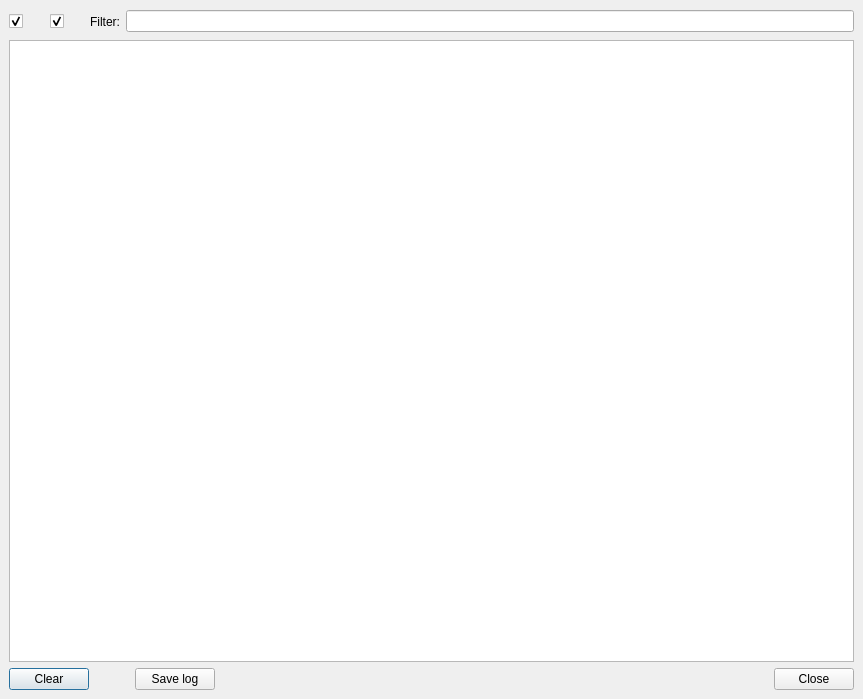
<ui version="4.0" >
 <class>logform</class>
 <widget class="QDialog" name="logform" >
  <property name="geometry" >
   <rect>
    <x>0</x>
    <y>0</y>
    <width>863</width>
    <height>699</height>
   </rect>
  </property>
  <property name="windowTitle" >
   <string>View Activities</string>
  </property>
  <layout class="QGridLayout" >
   <property name="margin" >
    <number>9</number>
   </property>
   <property name="spacing" >
    <number>6</number>
   </property>
   <item row="3" column="0" >
    <layout class="QHBoxLayout" >
     <property name="margin" >
      <number>0</number>
     </property>
     <property name="spacing" >
      <number>6</number>
     </property>
     <item>
      <widget class="QPushButton" name="clearButton" >
       <property name="sizePolicy" >
        <sizepolicy>
         <hsizetype>5</hsizetype>
         <vsizetype>0</vsizetype>
         <horstretch>0</horstretch>
         <verstretch>0</verstretch>
        </sizepolicy>
       </property>
       <property name="text" >
        <string>Clear</string>
       </property>
       <property name="icon" >
        <iconset resource="client.qrc" >:/icons/clear.png</iconset>
       </property>
      </widget>
     </item>
     <item>
      <spacer>
       <property name="orientation" >
        <enum>Qt::Horizontal</enum>
       </property>
       <property name="sizeType" >
        <enum>QSizePolicy::Minimum</enum>
       </property>
       <property name="sizeHint" >
        <size>
         <width>40</width>
         <height>20</height>
        </size>
       </property>
      </spacer>
     </item>
     <item>
      <widget class="QPushButton" name="SaveLogButton" >
       <property name="text" >
        <string>Save log</string>
       </property>
       <property name="icon" >
        <iconset resource="client.qrc" >:/icons/filesaveas.png</iconset>
       </property>
      </widget>
     </item>
     <item>
      <spacer>
       <property name="orientation" >
        <enum>Qt::Horizontal</enum>
       </property>
       <property name="sizeHint" >
        <size>
         <width>40</width>
         <height>20</height>
        </size>
       </property>
      </spacer>
     </item>
     <item>
      <widget class="QPushButton" name="pushButton" >
       <property name="sizePolicy" >
        <sizepolicy>
         <hsizetype>5</hsizetype>
         <vsizetype>0</vsizetype>
         <horstretch>0</horstretch>
         <verstretch>0</verstretch>
        </sizepolicy>
       </property>
       <property name="text" >
        <string>Close</string>
       </property>
      </widget>
     </item>
    </layout>
   </item>
   <item row="0" column="0" >
    <layout class="QHBoxLayout" >
     <property name="margin" >
      <number>0</number>
     </property>
     <property name="spacing" >
      <number>6</number>
     </property>
     <item>
      <widget class="QCheckBox" name="checkShare" >
       <property name="toolTip" >
        <string>View/hide shares</string>
       </property>
       <property name="text" >
        <string/>
       </property>
       <property name="icon" >
        <iconset resource="client.qrc" >:/icons/folder_open.png</iconset>
       </property>
       <property name="checked" >
        <bool>true</bool>
       </property>
      </widget>
     </item>
     <item>
      <spacer>
       <property name="orientation" >
        <enum>Qt::Horizontal</enum>
       </property>
       <property name="sizeType" >
        <enum>QSizePolicy::Minimum</enum>
       </property>
       <property name="sizeHint" >
        <size>
         <width>21</width>
         <height>20</height>
        </size>
       </property>
      </spacer>
     </item>
     <item>
      <widget class="QCheckBox" name="checkFile" >
       <property name="toolTip" >
        <string>View/hide files</string>
       </property>
       <property name="text" >
        <string/>
       </property>
       <property name="icon" >
        <iconset resource="client.qrc" >:/icons/document.png</iconset>
       </property>
       <property name="checked" >
        <bool>true</bool>
       </property>
      </widget>
     </item>
     <item>
      <spacer>
       <property name="orientation" >
        <enum>Qt::Horizontal</enum>
       </property>
       <property name="sizeType" >
        <enum>QSizePolicy::Fixed</enum>
       </property>
       <property name="sizeHint" >
        <size>
         <width>20</width>
         <height>25</height>
        </size>
       </property>
      </spacer>
     </item>
     <item>
      <widget class="QLabel" name="textLabel1" >
       <property name="sizePolicy" >
        <sizepolicy>
         <hsizetype>5</hsizetype>
         <vsizetype>5</vsizetype>
         <horstretch>0</horstretch>
         <verstretch>0</verstretch>
        </sizepolicy>
       </property>
       <property name="text" >
        <string>Filter:</string>
       </property>
       <property name="alignment" >
        <set>Qt::AlignRight|Qt::AlignTrailing|Qt::AlignVCenter</set>
       </property>
       <property name="wordWrap" >
        <bool>false</bool>
       </property>
      </widget>
     </item>
     <item>
      <widget class="QLineEdit" name="filterEdit" />
     </item>
    </layout>
   </item>
   <item row="1" column="0" >
    <widget class="QTableView" name="tableView" >
     <property name="selectionMode" >
      <enum>QAbstractItemView::SingleSelection</enum>
     </property>
     <property name="selectionBehavior" >
      <enum>QAbstractItemView::SelectRows</enum>
     </property>
    </widget>
   </item>
  </layout>
 </widget>
 <resources>
  <include location="client.qrc" />
 </resources>
 <connections>
  <connection>
   <sender>pushButton</sender>
   <signal>clicked()</signal>
   <receiver>logform</receiver>
   <slot>hide()</slot>
   <hints>
    <hint type="sourcelabel" >
     <x>799</x>
     <y>683</y>
    </hint>
    <hint type="destinationlabel" >
     <x>279</x>
     <y>683</y>
    </hint>
   </hints>
  </connection>
 </connections>
</ui>
